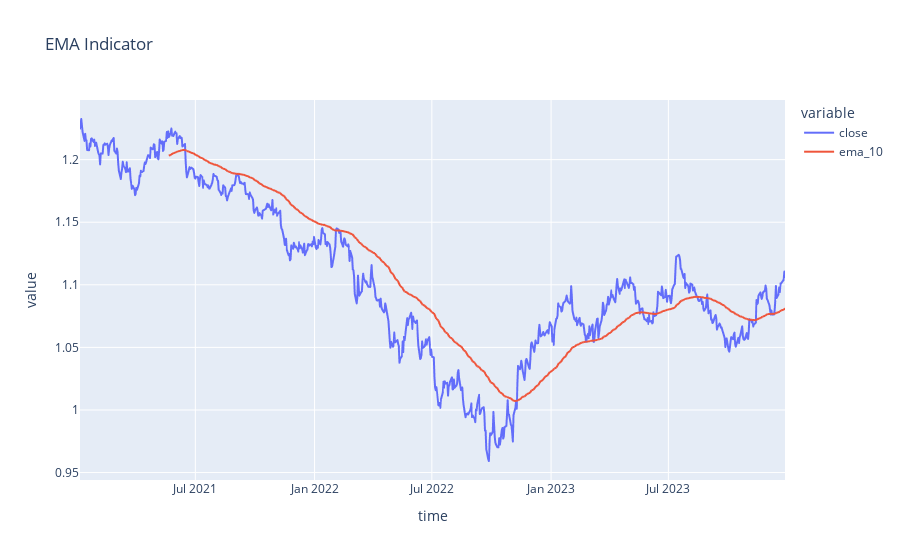

The notebook cell this image was saved under:
### Markdown cell above
---

# 2. Exponential Moving Average (EMA)
The Exponential Moving Average is very similar to the SMA but it reacts much faster to recent price changes

**In this example, we will calculate the Exponential Moving Average with the Period of 10 last values.**

### Code cell
ema_period = 100  # defining the ema period to 10

# calculating sma in pandas using df.rolling().mean() applied on the close price
# rolling() defines the window for the period where ema_period is passed
# .ewm() creates an exponential weighted window with 'span is equal to our ema_period'
df['ema_10'] = df['close'].ewm(span=ema_period, min_periods=ema_period).mean()

# Markdown description and resulting column
display(Markdown('### Notice as we have NaN values in the beginning as we require at least 10 values to calculate the SMA'))
display(df[['time', 'close', 'ema_10']])

# plotting the SMA
fig_ema = px.line(df, x='time', y=['close', 'ema_10'], title='EMA Indicator')  # to plot EMA, add it to the y parameter
display(fig_ema)

### Figure 1 — Plotly figure (JSON) as saved in the notebook; plotly's stock layout.template omitted (floating-point values rounded to 4 significant figures; data arrays with more than 128 entries replaced by an {"elided": "..."} marker saying what was removed)
{"data": [{"hovertemplate": "variable=close<br>time=%{x}<br>value=%{y}<extra></extra>", "legendgroup": "close", "line": {"color": "#636efa", "dash": "solid"}, "marker": {"symbol": "circle"}, "mode": "lines", "name": "close", "showlegend": true, "type": "scattergl", "x": {"elided": "778 str values"}, "xaxis": "x", "y": {"elided": "778 float values"}, "yaxis": "y"}, {"hovertemplate": "variable=ema_10<br>time=%{x}<br>value=%{y}<extra></extra>", "legendgroup": "ema_10", "line": {"color": "#EF553B", "dash": "solid"}, "marker": {"symbol": "circle"}, "mode": "lines", "name": "ema_10", "showlegend": true, "type": "scattergl", "x": {"elided": "778 str values"}, "xaxis": "x", "y": {"elided": "778 float values"}, "yaxis": "y"}], "layout": {"legend": {"title": {"text": "variable"}, "tracegroupgap": 0}, "title": {"text": "EMA Indicator"}, "xaxis": {"anchor": "y", "domain": [0, 1], "title": {"text": "time"}}, "yaxis": {"anchor": "x", "domain": [0, 1], "title": {"text": "value"}}}}
